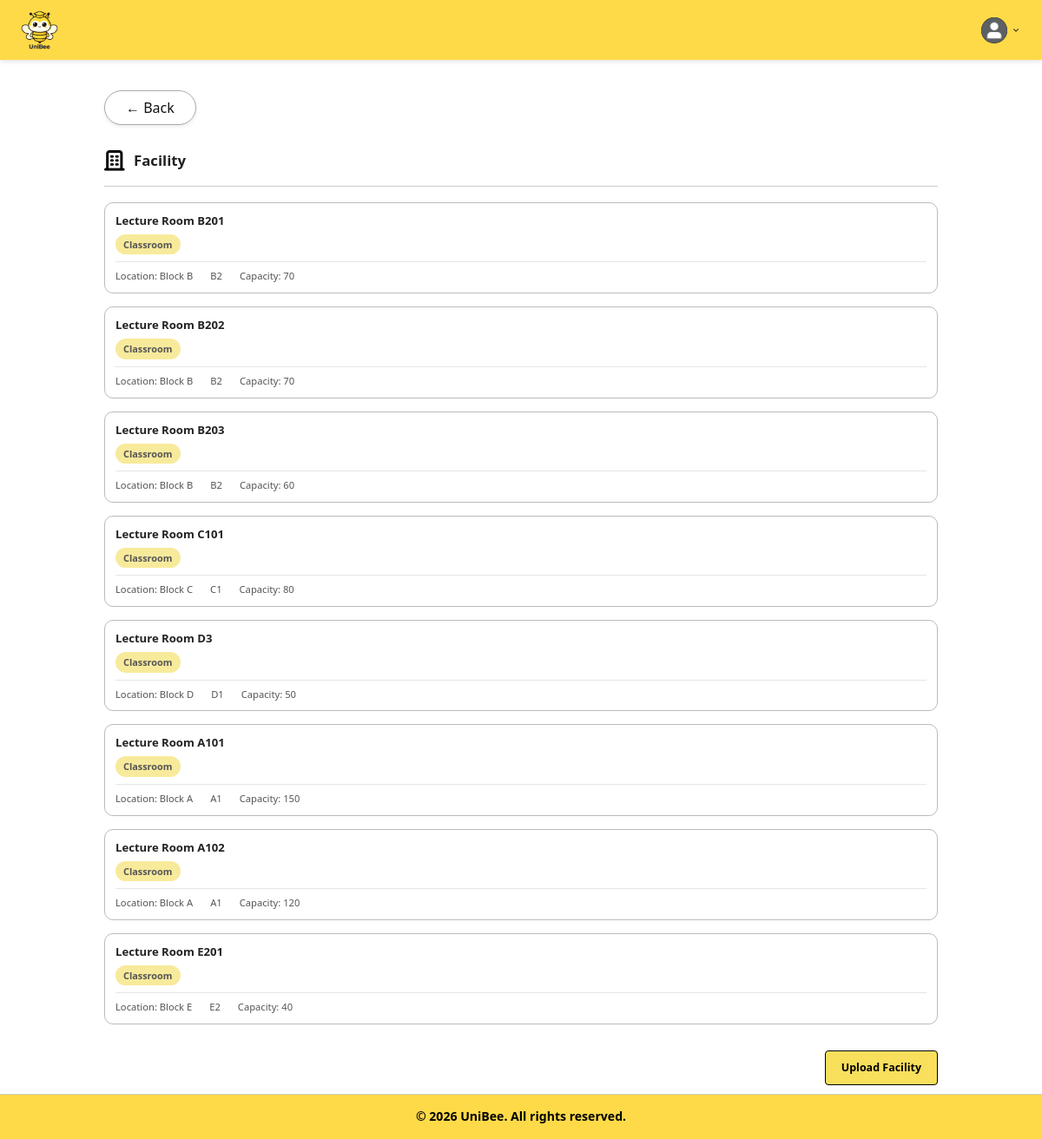
Page /boundary/uploadFacilityListPage.php (signed in) on the committed database.
### tables this page shows
CREATE TABLE Facilities (
    id INT PRIMARY KEY AUTO_INCREMENT,
    universityId INT NOT NULL,
    name VARCHAR(255) NOT NULL,
    roomCode VARCHAR(50) NULL,
    type ENUM('study room', 'gym', 'lecture hall', 'lab', 'classroom') DEFAULT 'study room',
    description TEXT,
    location VARCHAR(255),
    blockFloor VARCHAR(100),
    capacity INT,
    status VARCHAR(50) DEFAULT 'active',
    createdAt DATETIME DEFAULT CURRENT_TIMESTAMP,
    updatedAt DATETIME DEFAULT CURRENT_TIMESTAMP ON UPDATE CURRENT_TIMESTAMP,
    FOREIGN KEY (universityId) REFERENCES Universities(id) ON DELETE CASCADE,
    UNIQUE KEY unique_room_per_uni (universityId, roomCode)
);

### entity/facilities.php (called while the page is built, shortened)
<?php
class Facilities
{
    public function getFacilitiesByUniversity($universityId)
    {
        $database = new Database();
        $db = $database->connect();
        $sql = "SELECT
                    id,
                    universityId,
                    name,
                    type,
                    description,
                    location,
                    blockFloor,
                    capacity,
                    status,
                    createdAt,
                    updatedAt
                FROM Facilities
                WHERE universityId = ?
                ORDER BY id ASC";
        $stmt = $db->prepare($sql);
        $stmt->execute([$universityId]);
        return $stmt->fetchAll(PDO::FETCH_ASSOC);
    }
}
?>

### controller/manageUniversityInformationController.php (called while the page is built, shortened)
<?php
require_once "../entity/facilities.php";
class ManageUniversityInformationController
{
    private $facilities;
    public function __construct()
    {
        $this->facilities = new Facilities();
    }
    public function getFacilityList($universityId)
    {
        return $this->facilities->getFacilitiesByUniversity(
            $universityId
        );
    }
}

### boundary/uploadFacilityListPage.php (the view, shortened to what this page needs)
<?php
require_once "../controller/manageUniversityInformationController.php";
$universityId = $_SESSION['university_id'] ?? null;
$facilities = [];
if ($universityId !== null) {
    $controller = new ManageUniversityInformationController();
    $facilities = $controller->getFacilityList(
        $universityId
    );
}
?>
<!DOCTYPE html>
<html lang="en">
<head>
    <link rel="stylesheet" href="../style.css">
</head>
<body>
    <header class="header">
        <div class="logo-container">
            <img
                src="../images/uniBeeLogo.png"
                alt="UniBee Logo"
            >
        </div>
        <div class="dashboard-header-right">
            <div class="profile-dropdown">
                <div
                    class="profile-container"
                    onclick="toggleDropdown()"
                >
                    <img
                        src="../images/profilePic.png"
                        alt="Profile"
                        class="profile-icon"
                    >
                    <img
                        src="../images/dropdown.png"
                        alt="Menu"
                        class="dropdown-arrow"
                    >
                </div>
            </div>
        </div>
    </header>
    <main class="facility-list-page">
        <div class="profile-header">
            <a
                href="ManageUniversityInformationPage.php"
                class="btn-back"
            >
                &#8592; Back
            </a>
        </div>
        <section class="facility-header">
            <img
                src="../images/facilityBooking.png"
                alt="Facility"
            >
            <h1>
                Facility
            </h1>
        </section>
        <?php if (empty($facilities)): ?>
            <div class="empty-message">
                No facility has been uploaded yet.
            </div>
        <?php else: ?>
            <div class="facility-list">
                <?php foreach ($facilities as $facility): ?>
                    <div class="facility-row">
                        <div class="facility-main">
                            <span class="facility-name">
                                <?php echo htmlspecialchars($facility['name']); ?>
                            </span>
                            <span class="facility-type">
                                <?php echo htmlspecialchars($facility['type']); ?>
                            </span>
                        </div>
                        <div class="facility-details">
                            <?php if (!empty($facility['location'])): ?>
                                <span>
                                    Location:
                                    <?php echo htmlspecialchars($facility['location']); ?>
                                </span>
                            <?php endif; ?>
                            <?php if (!empty($facility['blockFloor'])): ?>
                                <span>
                                    <?php echo htmlspecialchars($facility['blockFloor']); ?>
                                </span>
                            <?php endif; ?>
                            <?php
                            if (
                                isset($facility['capacity']) &&
                                $facility['capacity'] !== ''
                            ): ?>
                                <span>
                                    Capacity:
                                    <?php echo htmlspecialchars($facility['capacity']); ?>
                                </span>
                            <?php endif; ?>
                        </div>
                    </div>
                <?php endforeach; ?>
            </div>
        <?php endif; ?>
        <div class="upload-facility-container">
            <a
                href="UploadListPage.php?type=facility"
                class="upload-facility-button"
            >
                Upload Facility
            </a>
        </div>
    </main>
    <footer>
        <div class="footer-bottom-bar">
            &copy; 2026 UniBee. All rights reserved.
        </div>
    </footer>
</body>
</html>

### rows in the picture
facilities: name "Lecture Room B201", type "Classroom", location "Block B", blockFloor "B2", capacity "70"
facilities: name "Lecture Room B202", type "Classroom", location "Block B", blockFloor "B2", capacity "70"
facilities: name "Lecture Room B203", type "Classroom", location "Block B", blockFloor "B2", capacity "60"
facilities: name "Lecture Room C101", type "Classroom", location "Block C", blockFloor "C1", capacity "80"
facilities: name "Lecture Room D3", type "Classroom", location "Block D", blockFloor "D1", capacity "50"
facilities: name "Lecture Room A101", type "Classroom", location "Block A", blockFloor "A1", capacity "150"
facilities: name "Lecture Room A102", type "Classroom", location "Block A", blockFloor "A1", capacity "120"
facilities: name "Lecture Room E201", type "Classroom", location "Block E", blockFloor "E2", capacity "40"
